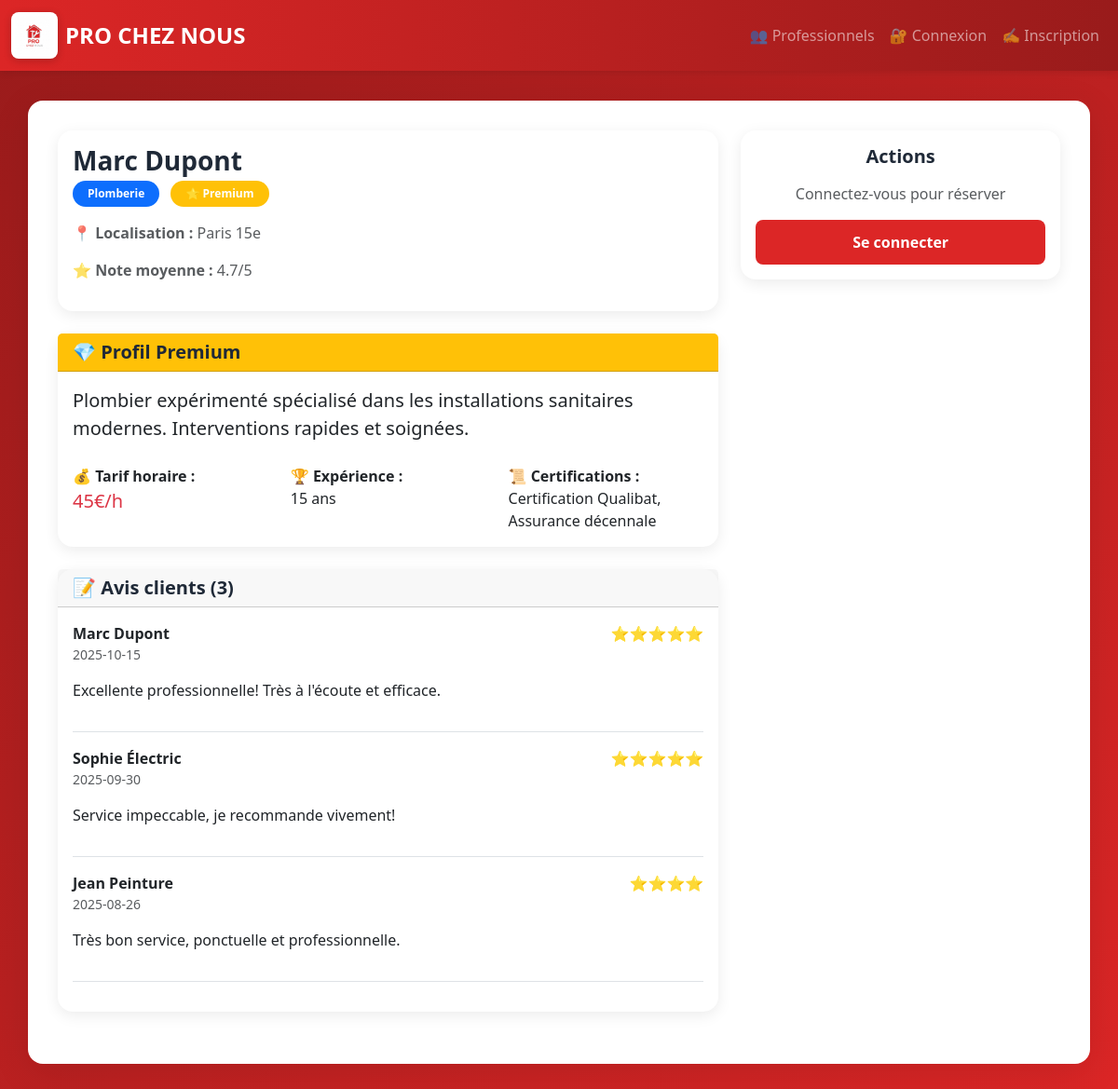
/profil/1, run on an earlier commit of the app's database.
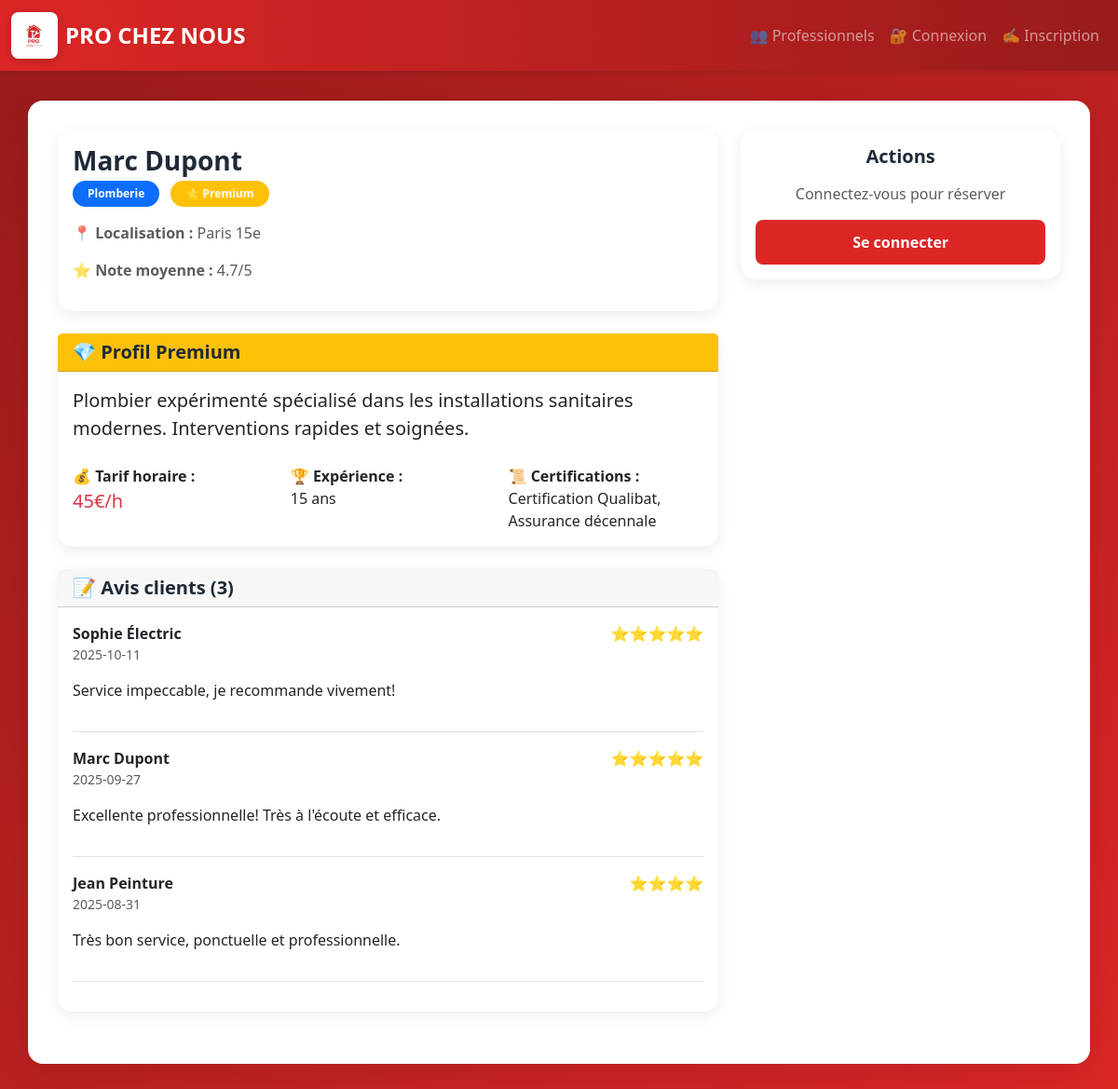
And on a later commit of the database.
### tables this page shows
CREATE TABLE users (
            id INTEGER PRIMARY KEY,
            name TEXT,
            email TEXT UNIQUE,
            password TEXT,
            role TEXT,
            localisation TEXT,
            categorie TEXT,
            plan TEXT DEFAULT 'gratuit'
        );

CREATE TABLE profils_pro (
            id INTEGER PRIMARY KEY,
            pro_id INTEGER UNIQUE,
            description TEXT,
            tarif_horaire TEXT,
            experience TEXT,
            certifications TEXT,
            photo_url TEXT,
            FOREIGN KEY(pro_id) REFERENCES users(id)
        );

CREATE TABLE avis (
            id INTEGER PRIMARY KEY,
            pro_id INTEGER,
            client_id INTEGER,
            note INTEGER,
            commentaire TEXT,
            date TEXT,
            FOREIGN KEY(pro_id) REFERENCES users(id),
            FOREIGN KEY(client_id) REFERENCES users(id)
        );

### app.py (the view)
@app.route('/profil/<int:pro_id>')
def profil(pro_id):
    conn = get_db()
    pro = conn.execute('SELECT * FROM users WHERE id = ? AND role = ?', (pro_id, 'pro')).fetchone()
    if not pro:
        flash('Professionnel introuvable', 'error')
        return redirect(url_for('view_professionals'))
    profil_enrichi = conn.execute('SELECT * FROM profils_pro WHERE pro_id = ?', (pro_id,)).fetchone()
    avis = conn.execute('''
        SELECT a.*, u.name as client_name FROM avis a
        JOIN users u ON a.client_id = u.id
        WHERE a.pro_id = ? ORDER BY a.date DESC
    ''', (pro_id,)).fetchall()
    note_moyenne = conn.execute('SELECT AVG(note) as moyenne FROM avis WHERE pro_id = ?', (pro_id,)).fetchone()
    is_favori = False
    if 'user_id' in session:
        favori = conn.execute('SELECT * FROM favoris WHERE client_id = ? AND pro_id = ?',
                            (session['user_id'], pro_id)).fetchone()
        is_favori = favori is not None
    return render_template('profil.html', pro=pro, profil=profil_enrichi, avis=avis,
                         note_moyenne=note_moyenne, is_favori=is_favori)

### app.py (called while the page is built)
def get_db():
    conn = sqlite3.connect('database.db')
    conn.row_factory = sqlite3.Row
    return conn

### templates/profil.html (shortened to what this page needs)
{% extends "base.html" %}
{% block content %}
<div class="row">
    <div class="col-md-8">
        <div class="card mb-4">
            <div class="card-body">
                <div class="d-flex justify-content-between align-items-center mb-3">
                    <div>
                        <h3 class="mb-1">
                            {{ pro.name }}
                        </h3>
                        <span class="badge bg-primary me-2">{{ pro.categorie }}</span>
                        {% if pro.plan == 'premium' %}
                        <span class="badge bg-warning">⭐ Premium</span>
                        {% endif %}
                    </div>
                </div>
                {% if pro.localisation %}
                <p class="text-muted"><strong>📍 Localisation :</strong> {{ pro.localisation }}</p>
                {% endif %}
                {% if note_moyenne and note_moyenne['moyenne'] %}
                <p class="text-muted"><strong>⭐ Note moyenne :</strong> {{ "%.1f"|format(note_moyenne['moyenne']) }}/5</p>
                {% endif %}
            </div>
        </div>
        {% if profil %}
        <div class="card mb-4 border-warning">
            <div class="card-header bg-warning text-dark">
                <h5 class="mb-0">💎 Profil Premium</h5>
            </div>
            <div class="card-body">
                <p class="lead">{{ profil.description }}</p>
                <div class="row mt-4">
                    <div class="col-md-4">
                        <strong>💰 Tarif horaire :</strong><br>
                        <span class="text-danger fs-5">{{ profil.tarif_horaire }}</span>
                    </div>
                    <div class="col-md-4">
                        <strong>🏆 Expérience :</strong><br>
                        {{ profil.experience }}
                    </div>
                    <div class="col-md-4">
                        <strong>📜 Certifications :</strong><br>
                        {{ profil.certifications }}
                    </div>
                </div>
            </div>
        </div>
        {% endif %}
        <div class="card mb-4">
            <div class="card-header">
                <h5 class="mb-0">📝 Avis clients ({{ avis|length }})</h5>
            </div>
            <div class="card-body">
                {% if avis %}
                    {% for avis_item in avis %}
                    <div class="border-bottom pb-3 mb-3">
                        <div class="d-flex justify-content-between">
                            <strong>{{ avis_item.client_name }}</strong>
                            <span class="text-warning">{{ '⭐' * avis_item.note }}</span>
                        </div>
                        <p class="text-muted small">{{ avis_item.date }}</p>
                        {% if avis_item.commentaire %}
                        <p>{{ avis_item.commentaire }}</p>
                        {% endif %}
                    </div>
                    {% endfor %}
                {% else %}
                <p class="text-muted">Aucun avis pour le moment.</p>
                {% endif %}
            </div>
        </div>
    </div>
    <div class="col-md-4">
        <div class="card mb-3">
            <div class="card-body text-center">
                <h5 class="mb-3">Actions</h5>
                {% if session.user_id and session.role == 'user' %}
                <a href="{{ url_for('book', pro_id=pro.id) }}" class="btn btn-danger w-100 mb-2">
                    📅 Réserver un rendez-vous
                </a>
                <a href="{{ url_for('send_message', dest_id=pro.id) }}" class="btn btn-primary w-100 mb-2">
                    💬 Envoyer un message
                </a>
                <a href="{{ url_for('rate', pro_id=pro.id) }}" class="btn btn-outline-warning w-100">
                    ⭐ Laisser un avis
                </a>
                {% else %}
                <p class="text-muted">Connectez-vous pour réserver</p>
                <a href="{{ url_for('login') }}" class="btn btn-primary w-100">Se connecter</a>
                {% endif %}
            </div>
        </div>
    </div>
</div>
{% endblock %}

### templates/base.html (shortened to what this page needs)
<!DOCTYPE html>
<html lang="fr">
<head>
    <link href="https://cdn.jsdelivr.net/npm/bootstrap@5.3.0/dist/css/bootstrap.min.css" rel="stylesheet">
    <link rel="stylesheet" href="{{ url_for('static', filename='style.css') }}">
</head>
<body>
<nav class="navbar navbar-expand-lg navbar-dark">
  <div class="container-fluid">
    <a class="navbar-brand d-flex align-items-center" href="{{ url_for('index') }}">
      <img src="{{ url_for('static', filename='logo.png') }}" alt="Logo PRO CHEZ NOUS" class="logo-img me-2">
      PRO CHEZ NOUS
    </a>
    <div class="collapse navbar-collapse" id="navbarNav">
      <ul class="navbar-nav ms-auto">
        {% if 'user_id' in session %}
            <li class="nav-item"><a class="nav-link" href="{{ url_for('dashboard') }}">📊 Tableau de bord</a></li>
            {% if session.role == 'user' %}
            <li class="nav-item"><a class="nav-link" href="{{ url_for('view_professionals') }}">👥 Professionnels</a></li>
            <li class="nav-item"><a class="nav-link" href="{{ url_for('favoris') }}">⭐ Favoris</a></li>
            {% elif session.role == 'pro' %}
            <li class="nav-item"><a class="nav-link" href="{{ url_for('verification') }}">🔐 Vérification</a></li>
            {% endif %}
            <li class="nav-item"><a class="nav-link" href="{{ url_for('messages') }}">💬 Messages</a></li>
            <li class="nav-item"><a class="nav-link" href="{{ url_for('subscription') }}">💎 Abonnement</a></li>
            <li class="nav-item"><a class="nav-link" href="{{ url_for('admin_verification') }}">🔐 Admin</a></li>
            <li class="nav-item"><a class="nav-link" href="{{ url_for('logout') }}">🚪 Déconnexion</a></li>
        {% else %}
            <li class="nav-item"><a class="nav-link" href="{{ url_for('view_professionals') }}">👥 Professionnels</a></li>
            <li class="nav-item"><a class="nav-link" href="{{ url_for('login') }}">🔐 Connexion</a></li>
            <li class="nav-item"><a class="nav-link" href="{{ url_for('register') }}">✍️ Inscription</a></li>
        {% endif %}
      </ul>
    </div>
  </div>
</nav>
<div class="container">
    {% block content %}{% endblock %}
</div>
</body>
</html>

### static/style.css (style rules this page uses)
:root { --primary-color: #dc2626; --primary-dark: #991b1b; --secondary-color: #ef4444; --text-dark: #1f2937; --text-light: #6b7280; --border-color: #e5e7eb; --bg-light: #fef2f2; }
body { font-family: 'Segoe UI', Tahoma, Geneva, Verdana, sans-serif; color: var(--text-dark); background: linear-gradient(135deg, #991b1b 0%, #dc2626 100%); min-height: 100vh; }
.navbar { background: linear-gradient(90deg, var(--primary-color), var(--primary-dark)) !important; box-shadow: 0 2px 8px rgba(0,0,0,0.1); }
.navbar-brand { font-weight: 700; font-size: 1.5rem; }
.logo-img { height: 50px; width: auto; border-radius: 8px; background: white; padding: 4px; box-shadow: 0 2px 8px rgba(0,0,0,0.2); }
.container { background: white; border-radius: 16px; padding: 2rem; box-shadow: 0 10px 40px rgba(0,0,0,0.1); margin-top: 2rem; margin-bottom: 2rem; }
.btn-primary { background: var(--primary-color); border: none; padding: 0.75rem 2rem; border-radius: 8px; font-weight: 600; transition: all 0.3s ease; }
h3, h4, h5 { color: var(--text-dark); font-weight: 700; }
.card { border: none; border-radius: 16px; box-shadow: 0 4px 16px rgba(0,0,0,0.08); }
.badge { padding: 0.5rem 1rem; border-radius: 20px; font-weight: 600; }

What changed in the data, as far as the page shows it:
changed avis "Service impeccable, je recommande vivement!": date "2025-09-30" → "2025-10-11"; moves up the list
changed avis "Excellente professionnelle! Très à l'écoute et efficace.": date "2025-10-15" → "2025-09-27"
changed avis "Très bon service, ponctuelle et professionnelle.": date "2025-08-26" → "2025-08-31"
